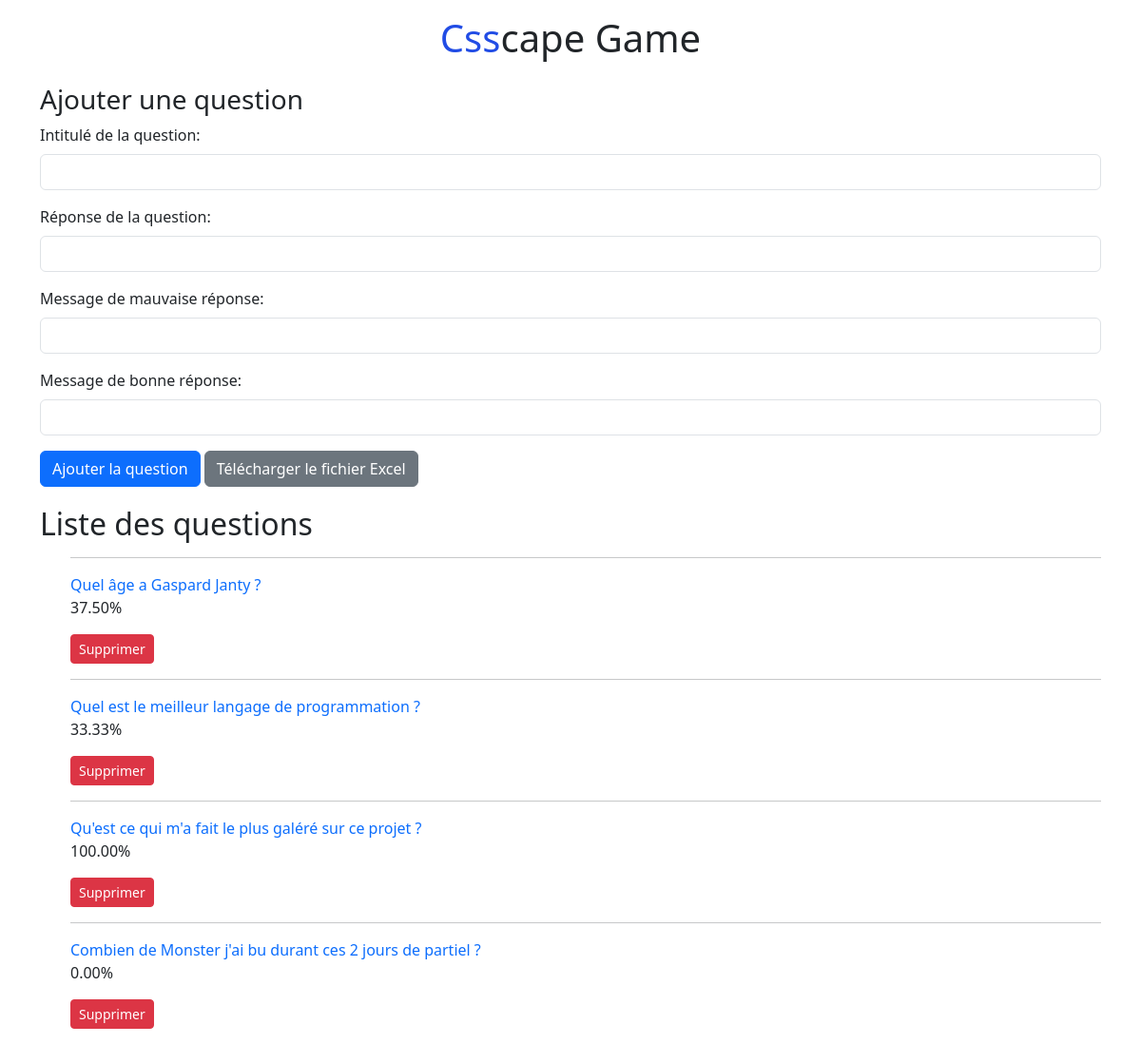
The page / on the database its author committed.
### tables this page shows
CREATE TABLE IF NOT EXISTS questions (
    id INT AUTO_INCREMENT PRIMARY KEY,
    intitule VARCHAR(255) NOT NULL,
    reponse VARCHAR(255) NOT NULL,
    mauvaise_reponse VARCHAR(255) NOT NULL,
    bonne_reponse VARCHAR(255) NOT NULL,
    tentatives_reussies INT DEFAULT 0 NOT NULL,
    tentatives_totales INT DEFAULT 0 NOT NULL,
    pourcentage_reussite DECIMAL(5,2) DEFAULT 0 NOT NULL,
    suppression TINYINT DEFAULT 0 NOT NULL
);

### methodes/displayQuestion.php (called while the page is built, shortened)
<?php
$pdoManager = new DBManager('partiel_php');
$pdo = $pdoManager->getPDO();
$stmt = $pdo->query("SELECT * FROM questions WHERE suppression = 0");
$questions = $stmt->fetchAll(PDO::FETCH_ASSOC);
?>

### index.php (the view, shortened to what this page needs)
<!DOCTYPE html>
<html lang="en">
<head>
    <link rel="stylesheet" href="css/index.css">
    <link href="https://cdn.jsdelivr.net/npm/bootstrap@5.3.0/dist/css/bootstrap.min.css" rel="stylesheet">
</head>
<body>
    <div class="container">
        <div class="title">
            <h1 class="mt-3" id="css">Css</h1>
            <h1 class="mt-3">cape Game</h1>
        </div>
        <h3 class="mt-3">Ajouter une question</h1>
        <form method="post" action="methodes/createQuestion.php">
            <div class="mb-3">
                <label for="intitule" class="form-label">Intitulé de la question:</label>
                <input type="text" class="form-control" name="intitule" required>
            </div>
            <div class="mb-3">
                <label for="reponse" class="form-label">Réponse de la question:</label>
                <input type="text" class="form-control" name="reponse" required>
            </div>
            <div class="mb-3">
                <label for="mauvaiseReponse" class="form-label">Message de mauvaise réponse:</label>
                <input type="text" class="form-control" name="mauvaiseReponse" required>
            </div>
            <div class="mb-3">
                <label for="bonneReponseMessage" class="form-label">Message de bonne réponse:</label>
                <input type="text" class="form-control" name="bonneReponseMessage" required>
            </div>
            <div class="button-div">
                <button type="submit" class="btn btn-primary">Ajouter la question</button>
                <a href="methodes/export.php" class="btn btn-secondary">Télécharger le fichier Excel</a>
            </div>
        </form>
        <h2 class="mt-3">Liste des questions</h2>
        <?php
        require_once 'methodes/displayQuestion.php';
        if (empty($questions)): ?>
            <p>Vous n'avez pas encore créé de questions.</p>
        <?php else: ?>
            <ul>
                <?php foreach ($questions as $question): ?>
                    <li>
                        <hr>
                        <a href="answer.php?question_id=<?= $question['id'] ?>" class="question-link">
                            <?= htmlspecialchars($question['intitule']) ?>
                        </a>
                        <p><?= htmlspecialchars($question['pourcentage_reussite']) ?>%</p>
                        <form method="post" action="methodes/deleteQuestion.php" style="display:inline;">
                            <button type="submit" class="btn btn-danger btn-sm" name="delete">Supprimer</button>
                        </form>
                    </li>
                <?php endforeach; ?>
            </ul>
        <?php endif; ?>
    </div>
</body>
</html>

### css/index.css (style rules this page uses)
body { margin: 20px; }
.title { display: flex; justify-content: center; }
#css { color: #214CE5; }
form { margin-bottom: 20px; }
ul { list-style-type: none; padding: 0; }
li { margin-bottom: 10px; }
.question-link { text-decoration: none; }

### rows shown on the page
questions: intitule "Quel âge a Gaspard Janty ?", pourcentage_reussite "37.50"
questions: intitule "Quel est le meilleur langage de programmation ?", pourcentage_reussite "33.33"
questions: intitule "Qu'est ce qui m'a fait le plus galéré sur ce projet ?", pourcentage_reussite "100.00"
questions: intitule "Combien de Monster j'ai bu durant ces 2 jours de partiel ?", pourcentage_reussite "0.00"
